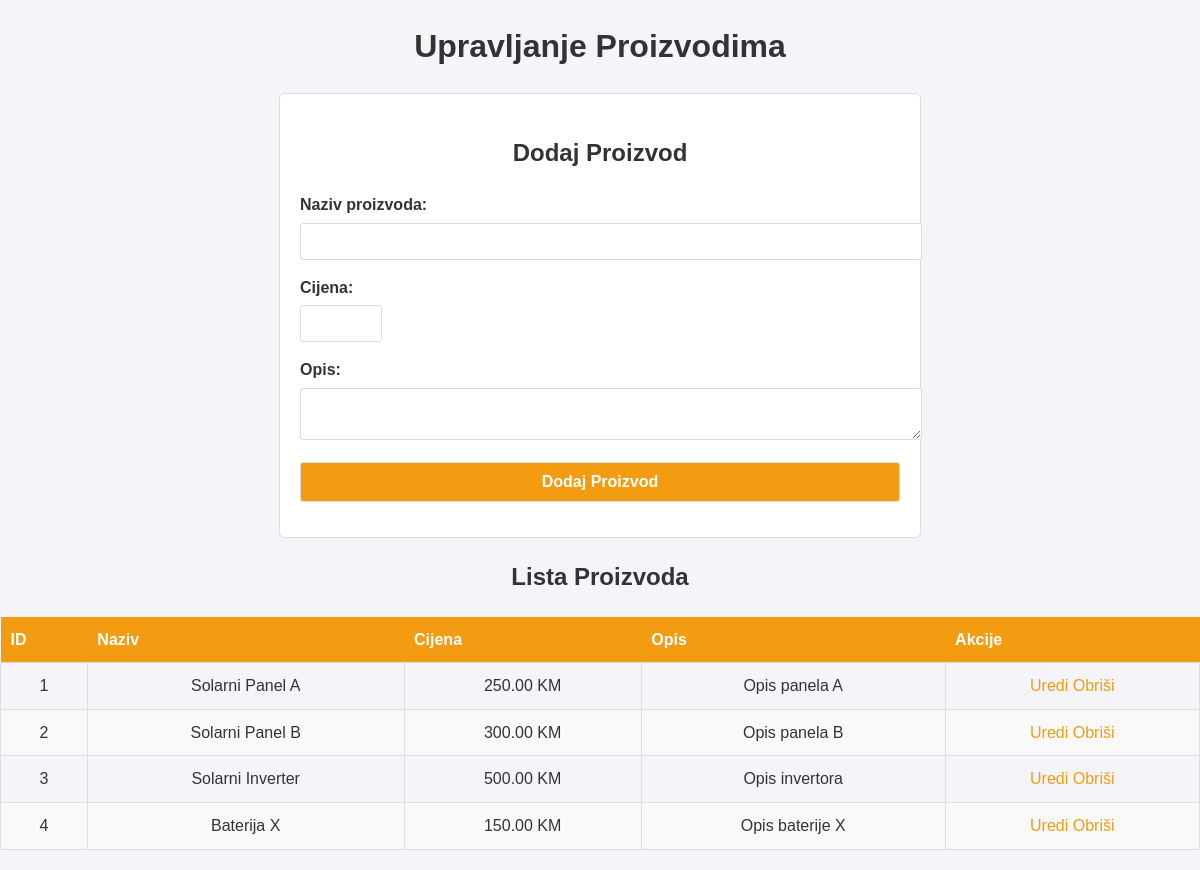
Screenshot of /admin_products.php (signed in) with the database file from the repository.
### tables this page shows
CREATE TABLE products (
    id INT AUTO_INCREMENT PRIMARY KEY,
    name VARCHAR(100) NOT NULL,
    description TEXT NOT NULL,
    price DECIMAL(10, 2) NOT NULL,
    company_id INT NOT NULL,
    created_at DATETIME DEFAULT CURRENT_TIMESTAMP,
    deleted_at DATETIME DEFAULT NULL,
    FOREIGN KEY (company_id) REFERENCES users(id) ON DELETE CASCADE
);

### admin_products.php (the view, shortened to what this page needs)
<?php
require 'db/db_connection.php';
$products = $conn->query("SELECT * FROM products ORDER BY created_at DESC");
?>
<!DOCTYPE html>
<html lang="en">
<head>
    <link rel="stylesheet" href="css/style.css">
</head>
<body>
    <h1>Upravljanje Proizvodima</h1>
    <form method="POST" style="max-width: 600px; margin: 20px auto;">
        <h2>Dodaj Proizvod</h2>
        <label for="name">Naziv proizvoda:</label>
        <input type="text" name="name" id="name" required>
        <label for="price">Cijena:</label>
        <input type="number" name="price" id="price" step="0.01" required>
        <label for="description">Opis:</label>
        <textarea name="description" id="description" required></textarea>
        <button type="submit">Dodaj Proizvod</button>
    </form>
    <h2>Lista Proizvoda</h2>
    <table>
        <thead>
            <tr>
                <th>ID</th>
                <th>Naziv</th>
                <th>Cijena</th>
                <th>Opis</th>
                <th>Akcije</th>
            </tr>
        </thead>
        <tbody>
            <?php while ($product = $products->fetch_assoc()): ?>
                <tr>
                    <td><?= $product['id'] ?></td>
                    <td><?= htmlspecialchars($product['name']) ?></td>
                    <td><?= number_format($product['price'], 2) ?> KM</td>
                    <td><?= htmlspecialchars($product['description']) ?></td>
                    <td>
                        <a href="edit_product.php?id=<?= $product['id'] ?>">Uredi</a>
                        <a href="delete_product.php?id=<?= $product['id'] ?>" onclick="return confirm('Jeste li sigurni da želite obrisati ovaj proizvod?');">Obriši</a>
                    </td>
                </tr>
            <?php endwhile; ?>
        </tbody>
    </table>
</body>
</html>

### css/style.css (style rules this page uses)
:root { --primary-color: #f39c12; --hover-color: #d88507; --secondary-color: #333333; --bg-light: #f4f4f9; --font-family: Arial, sans-serif; }
body { margin: 0; padding: 0; font-family: var(--font-family); background-color: var(--bg-light); color: var(--secondary-color); line-height: 1.6; }
h1, h2, h3 { text-align: center; margin-bottom: 20px; }
a { text-decoration: none; color: var(--primary-color); transition: color 0.3s ease; }
form { max-width: 600px; margin: 20px auto; padding: 20px; background: #fff; border: 1px solid #ddd; border-radius: 5px; }
form h2 { text-align: center; }
form label { display: block; margin-bottom: 5px; font-weight: bold; text-align: left; }
form input, form textarea, form button { width: 100%; padding: 10px; margin-bottom: 15px; border: 1px solid #ddd; border-radius: 3px; }
form input[type="number"] { width: 60px; display: inline-block; margin: 0 10px 15px 0; }
form button { background-color: var(--primary-color); color: #fff; font-size: 16px; font-weight: bold; cursor: pointer; }
table { width: 100%; border-collapse: collapse; margin: 20px 0; }
thead th { background: var(--primary-color); color: #fff; padding: 10px; text-align: left; }
tbody td { border: 1px solid #ddd; padding: 10px; text-align: center; }
tbody tr:nth-child(even) { background: #f9f9f9; }

### rows the page displays
products: id "1", name "Solarni Panel A", price "250.00", description "Opis panela A"
products: id "2", name "Solarni Panel B", price "300.00", description "Opis panela B"
products: id "3", name "Solarni Inverter", price "500.00", description "Opis invertora"
products: id "4", name "Baterija X", price "150.00", description "Opis baterije X"
